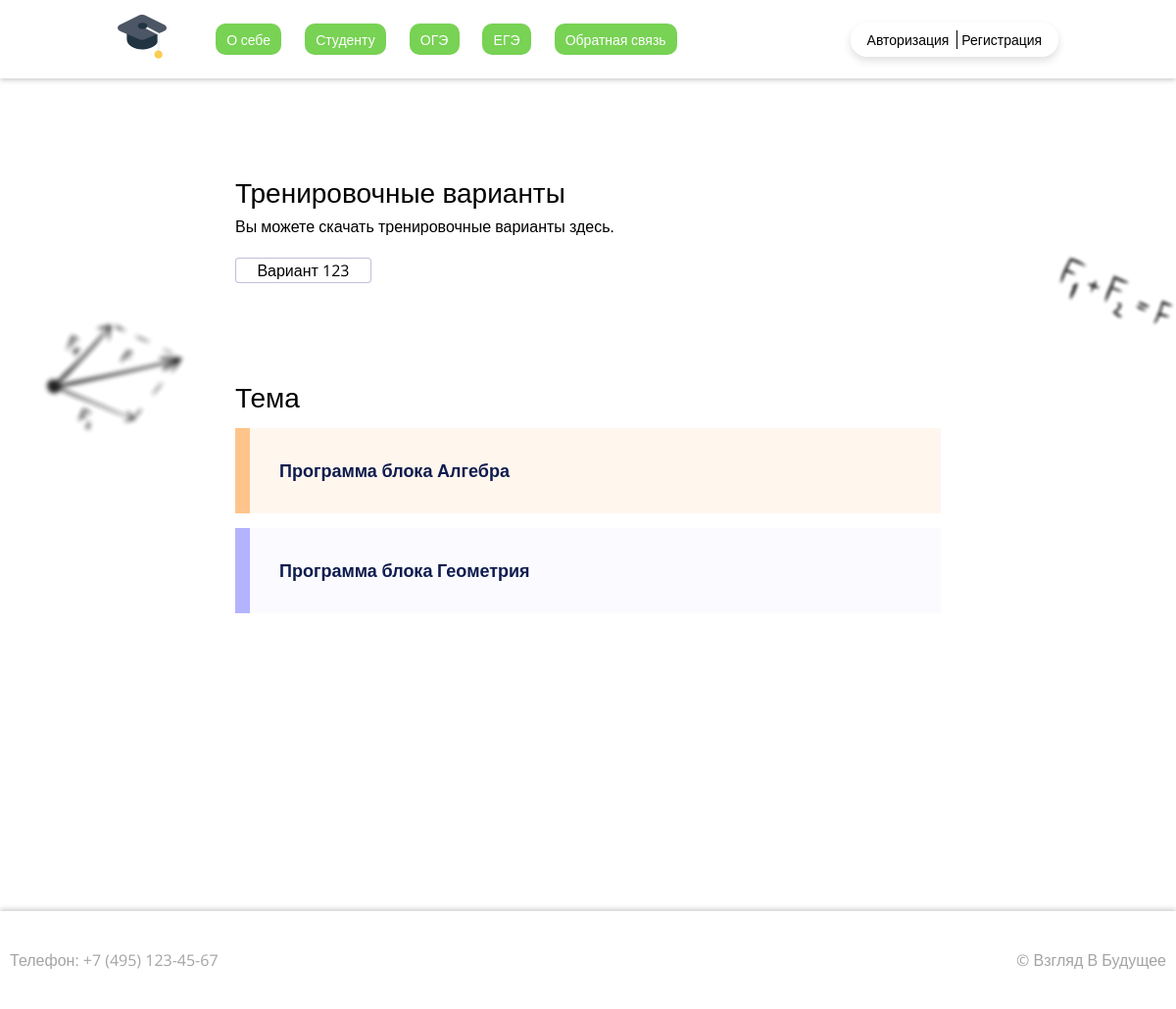
Before: /ege/ with the older database file.
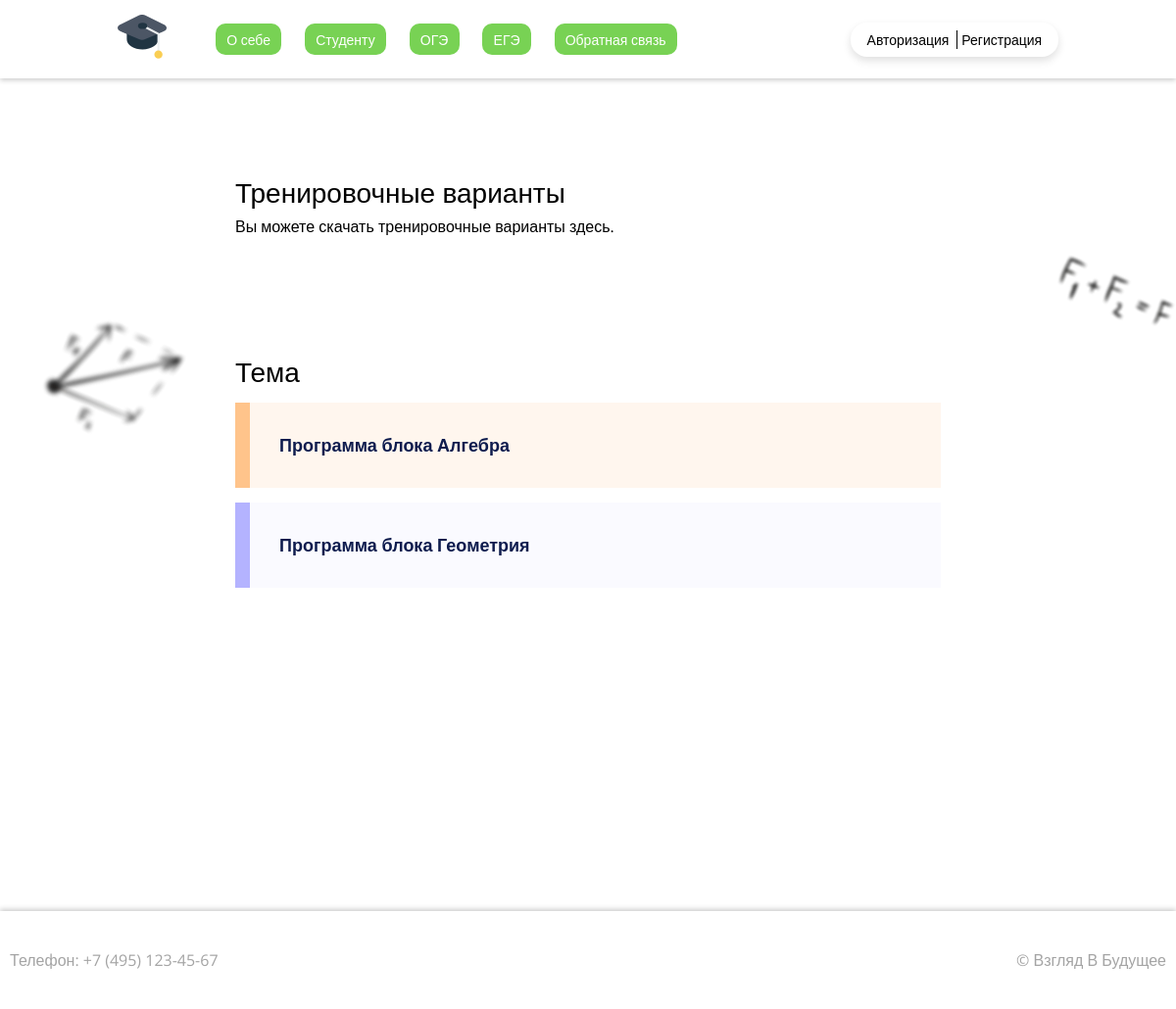
After: the same page with the newer database file.
### ege/models.py (models this page shows, shortened)
class VariantEge(models.Model):
    title_ege = models.CharField(max_length=255, verbose_name='Номер варианта')
    file_ege = models.FileField(upload_to='ege/', verbose_name='Файл варианта')
    class Meta:
        verbose_name = 'Вариант ЕГЭ'
        verbose_name_plural = 'Варианты ЕГЭ'

### ege/views.py (the view)
# urls.py: path('', EgePageView.as_view(), name='ege'),
class EgePageView(ListView):
    model = VariantEge
    template_name = 'ege.html'
    context_object_name = 'VariantEge'
    def get_context_data(self, **kwargs):
        context = super(EgePageView, self).get_context_data(**kwargs)
        context['BlockAlgebraEge'] = BlockAlgebraEge.objects.all()
        context['BlockGeometriaEge'] = BlockGeometriaEge.objects.all()
        return context

### content/templates/ege.html (shortened to what this page needs)
{% extends 'base.html' %}
{% load static %}
{% block style %}<link rel="stylesheet" type="text/css" href="{% static 'css/oge_ege_style.css' %}">{% endblock style %}
{% block content %}
            <div class="formul-one">
                <img src="{% static 'img/decoration/10.png' %}">
            </div>
            <div class="formul-three">
                <img src="{% static 'img/decoration/40.png' %}">
            </div>
            <section class="oge-variants">
                <div class="ov-header">
                    <h3 class="title">Тренировочные варианты</h3>
                </div>
                <p class="text-ov">Вы можете скачать тренировочные варианты здесь.</p>
                <div class="ov-grid">
                    {% for variant in VariantEge %}
                        <a class="var" href="http://127.0.0.1:8000/media/{{ variant.file_ege }}"><span class="var-word">Вариант&nbsp</span>{{ variant.title_ege }}</a>
                    {% endfor %}
                </div>
            </section>
            <section class="oge-theme">
                <div class="ov-header">
                    <h3 class="title">Тема</h3>
                </div>
                <div class="ot">
                    <details class="warning">
                        <summary><b>Программа блока Алгебра</b></summary>
                      </details>
                      <details class="info">
                        <summary><b>Программа блока Геометрия</b></summary>
                      </details>
                </div>
            </section>
{% endblock content %}

Changed rows visible on the page:
removed VariantEge: title_ege "123"
